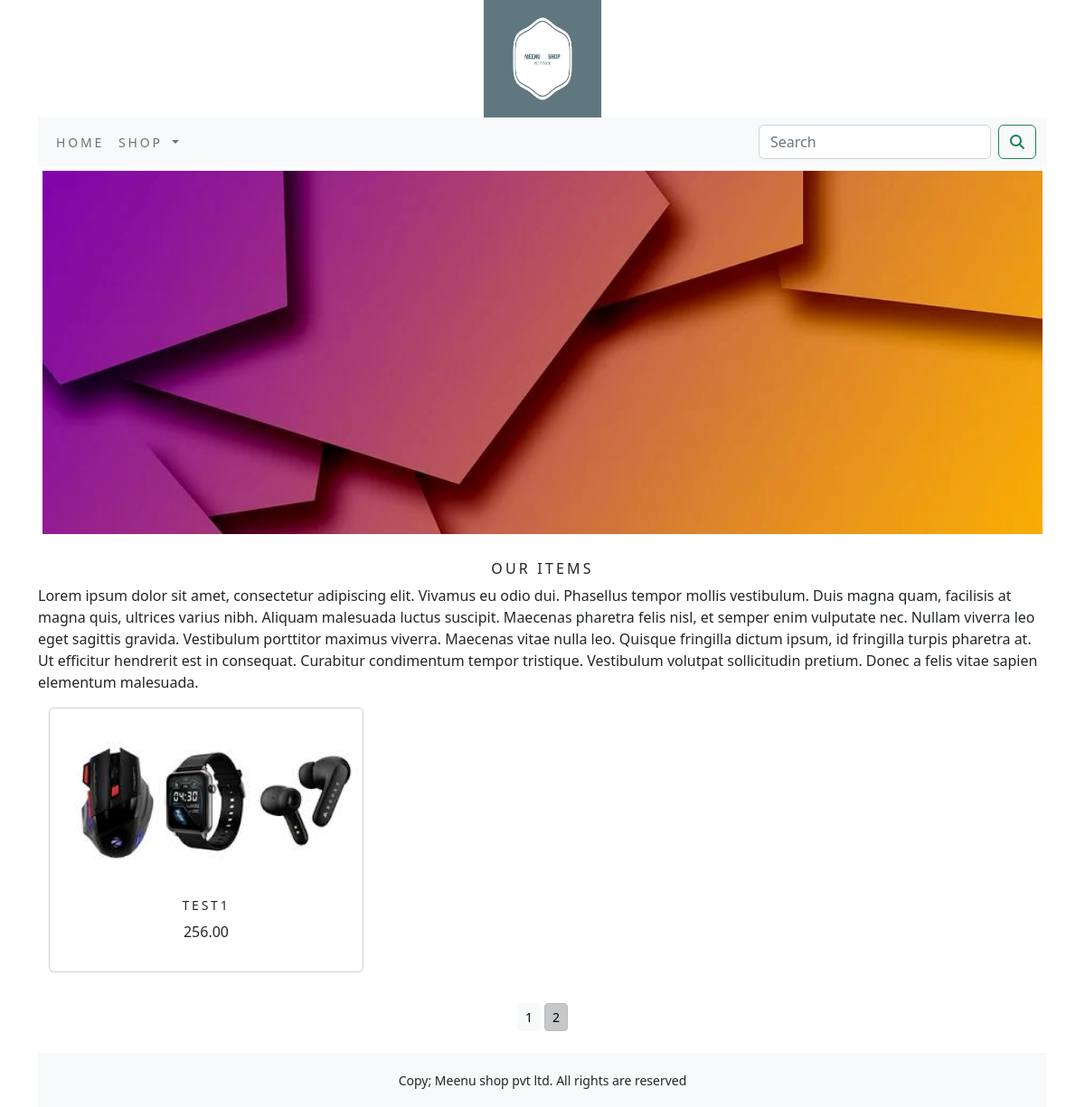
Screenshot of /shop/?page=2 with the database file from the repository.
### shop/models.py (models this page shows, shortened)
class Product(models.Model):
    name = models.CharField(max_length=250, unique=True)
    slug = models.SlugField(max_length=250, unique=True)
    description = models.TextField(blank=True)
    price = models.DecimalField(max_digits=10, decimal_places=2)
    category = models.ForeignKey(Category, on_delete=models.CASCADE)
    image = models.ImageField(upload_to='product', blank=True)
    stock = models.IntegerField()
    available = models.BooleanField(default=True)
    created = models.DateTimeField(auto_now_add=True)
    updated = models.DateTimeField(auto_now_add=True)
    class meta:
        ordering = ('name',)
        verbose_name = 'product'
        verbose_name_plural = 'products'
    def get_url(self):
        return reverse('shop:prodCatDetail', args=[self.category.slug, self.slug])

### shop/views.py (the view)
# urls.py: path('',views.allProdCat,name='allProdCat'),
def allProdCat(request,c_slug=None):
    c_page = None
    products_list = None
    if c_slug!=None:
        c_page=get_object_or_404(Category,slug=c_slug)
        products_list= Product.objects.all().filter(category=c_page,available=True)
    else:
        products_list=Product.objects.all().filter(available=True)
    paginator = Paginator(products_list,6)
    try:
        page = int(request.GET.get('page','1'))
    except:
        page = 1
    try:
        products = paginator.page(page)
    except(EmptyPage,InvalidPage) :
        products = paginator.page(paginator.num_pages)
    return render(request,'category.html',{'category':c_page,'products':products})

### cart/context_processors.py (called while the page is built)
def counter(request):
    item_count=0
    if 'admin' in request.path:
        return {}
    else:
        try:
            cart = Cart.objects.filter(cart_id=_cart_id(request))
            cart_items = CartItem.objects.all().filter(cart=cart[:1])
            for cart_item in cart_items:
                item_count += cart_item.quantity
        except Cart.DoesNotExist:
            item_count=0
    return dict(item_count=item_count)

### cart/views.py (called while the page is built)
def _cart_id(request):
    cart = request.session.session_key
    if not cart:
        request.session.create()
        cart = request.session.session_key
    return cart

### shop/context_processors.py (called while the page is built)
def menu_links(request):
    links = Category.objects.all()
    return dict({'links': links})

### shop/models.py (called while the page is built)
    def get_url(self):
        return reverse('shop:products_by_category', args=[self.slug])

### templates/category.html (shortened to what this page needs)
{% extends 'base.html' %}
{% load static %}
{% block content %}
<div class="mx_auto">
    {% if category %}
    <img class="my_image" src="{{category.image.url}}" alt="{{category.name}}">
</div>
<br>
<div>
    <h1 class="text-center my_title">{{category.name}}</h1>
    <P class="text-justify">{{category.description}}</P>
</div>
{% else %}
<div>
    <img class="my_image my_image_padding" src="{% static 'img/img.png' %}" alt="our products" width="1250px;" height="400px">
</div>
<br>
<div>
    <h1 class="text-center my_title" >Our Items</h1>
    <p class="text=justify">Lorem ipsum dolor sit amet, consectetur adipiscing elit. Vivamus eu odio dui. Phasellus tempor mollis vestibulum.
        Duis magna quam, facilisis at magna quis, ultrices varius nibh. Aliquam malesuada luctus suscipit. Maecenas
        pharetra felis nisl, et semper enim vulputate nec. Nullam viverra leo eget sagittis gravida. Vestibulum
        porttitor maximus viverra. Maecenas vitae nulla leo. Quisque fringilla dictum ipsum, id fringilla turpis
        pharetra at. Ut efficitur hendrerit est in consequat. Curabitur condimentum tempor tristique. Vestibulum
        volutpat sollicitudin pretium. Donec a felis vitae sapien elementum malesuada.</p>
</div>
{% endif %}
<div class="container">
    <div class="row mx_auto">
        {% for product in products.object_list %}
        <div class="my_bottom_margin col-9 col-sm-12 col-md-4  col-lg-4">
            <div class="card text-center card-img-top" style="min-width:18rem;" alt="Card image cap">
                <a href="{{product.get_url}}"><img class="card-img-top my_image" src="{{product.image.url}}" alt="{{product.name}}"></a>
                <div class="card-body">
                    <h4>{{product.name}}</h4>
                    <p>{{product.price}}</p>
                </div>
            </div>
        </div>
        {% endfor %}
    </div>
    <div class="mx-auto">
        {% if products.paginator.num_pages > 1 %}
        <br>
        <div class="text-center">
            {% for pg in products.paginator.page_range %}
            <a href="?page={{pg}}" class="btn btn-light btn-sm {% if products.number == pg %} active {% endif %}">{{pg}}</a>
            {% endfor %}
        </div>
        {% endif %}
    </div>
    <br>
</div>
{% endblock %}

### static/css/custom.css (style rules this page uses)
body { font-family: 'Poppins', sans-serif; }
.my_image { width:100%; height:auto; }
.my_title { font-size:16px; text-transform:uppercase; letter-spacing: .2em; }
.my_image_padding { padding:5px; }
.my_bottom_margin { margin-bottom:10px; }
.card-body h4 { font-size:14px; text-transform:uppercase; letter-spacing: .2em; }

### rows the page displays
Product: image (picture), name "TEST1", price "256.00"

### other values shown
{{ pg }} "1" "2"
